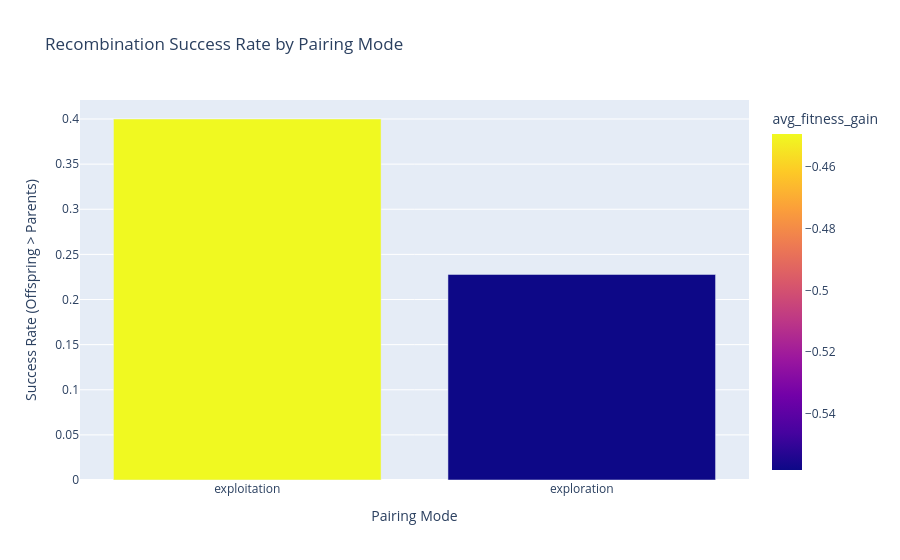

The cell this chart's notebook holds for it:
### Code cell
# ## 5. Recombination Mode Efficacy
# Evaluates Average Success Rate (Offspring Fitness > Avg Parent Fitness).

# %%
# Rebuild parent relationships to calculate success
recombination_data = []
for idx, row in df[df['num_parents'] == 2].iterrows():
    p1, p2 = row['parents']
    p1_fit = heritage_db.get(p1, {}).get("fitness", 0)
    p2_fit = heritage_db.get(p2, {}).get("fitness", 0)
    
    avg_parent_fit = (p1_fit + p2_fit) / 2
    success = 1 if row['fitness'] > avg_parent_fit else 0
    
    recombination_data.append({
        "generation": row['generation'],
        "mode": row['recombination_mode'],
        "success": success,
        "fitness_gain": row['fitness'] - avg_parent_fit
    })

if recombination_data:
    rec_df = pd.DataFrame(recombination_data)
    rec_stats = rec_df.groupby('mode').agg(
        success_rate=('success', 'mean'),
        avg_fitness_gain=('fitness_gain', 'mean'),
        count=('success', 'count')
    ).reset_index()
    
    fig = px.bar(rec_stats, x='mode', y='success_rate', color='avg_fitness_gain', 
                 title="Recombination Success Rate by Pairing Mode",
                 labels={'success_rate': 'Success Rate (Offspring > Parents)', 'mode': 'Pairing Mode'})
    fig.show()
else:
    print("No valid 2-parent recombination data found (yet).")

### Figure 1 — Plotly figure (JSON) as saved in the notebook; plotly's stock layout.template omitted (floating-point values rounded to 4 significant figures)
{"data": [{"hovertemplate": "Pairing Mode=%{x}<br>Success Rate (Offspring > Parents)=%{y}<br>avg_fitness_gain=%{marker.color}<extra></extra>", "legendgroup": "", "marker": {"color": [-0.4493, -0.5582], "coloraxis": "coloraxis", "pattern": {"shape": ""}}, "name": "", "orientation": "v", "showlegend": false, "textposition": "auto", "type": "bar", "x": ["exploitation", "exploration"], "xaxis": "x", "y": [0.4, 0.2278], "yaxis": "y"}], "layout": {"barmode": "relative", "coloraxis": {"colorbar": {"title": {"text": "avg_fitness_gain"}}, "colorscale": [[0, "#0d0887"], [0.1111, "#46039f"], [0.2222, "#7201a8"], [0.3333, "#9c179e"], [0.4444, "#bd3786"], [0.5556, "#d8576b"], [0.6667, "#ed7953"], [0.7778, "#fb9f3a"], [0.8889, "#fdca26"], [1, "#f0f921"]]}, "legend": {"tracegroupgap": 0}, "title": {"text": "Recombination Success Rate by Pairing Mode"}, "xaxis": {"anchor": "y", "domain": [0, 1], "title": {"text": "Pairing Mode"}}, "yaxis": {"anchor": "x", "domain": [0, 1], "title": {"text": "Success Rate (Offspring > Parents)"}}}}
